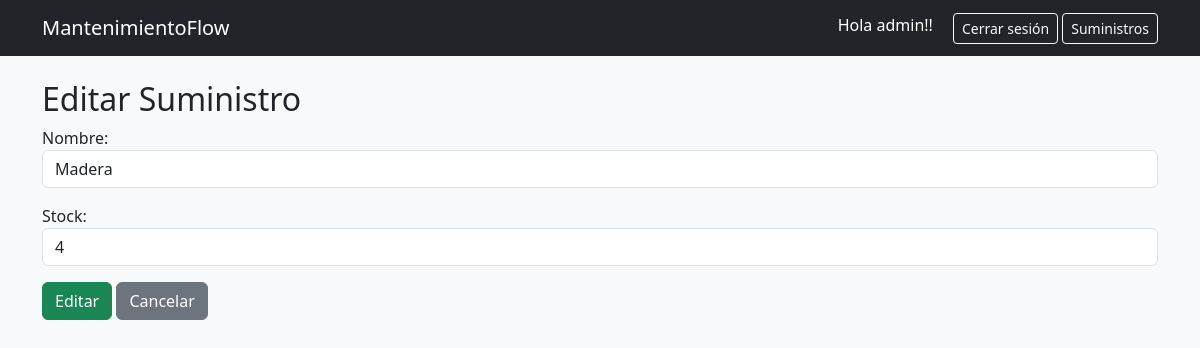
/suministros/editar/1/ (signed in), run on an earlier commit of the app's database.
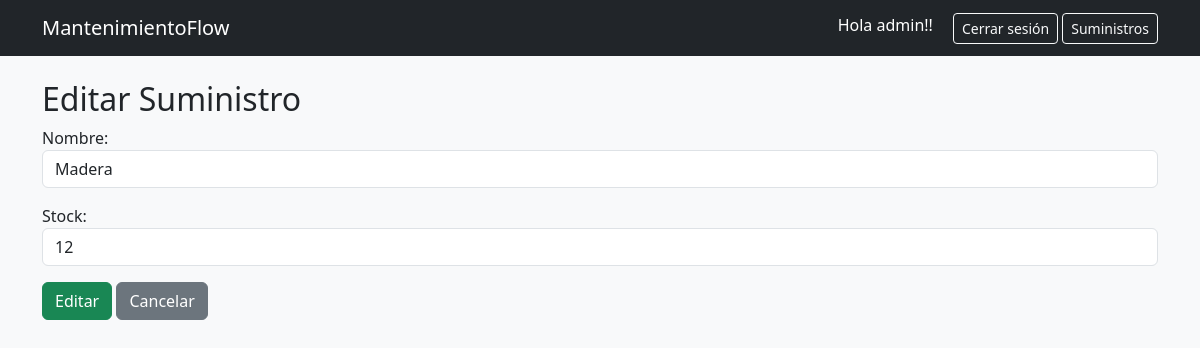
And on a later commit of the database.
### mantenimiento/models.py (models this page shows, shortened)
class Suministro(models.Model):
    nombre = models.CharField(max_length=100)
    stock = models.PositiveIntegerField(default=0)

### mantenimiento/views.py (the view)
# urls.py: path('suministros/editar/<int:id>/', views.editar_suministro, name='editar_suministro'),
@login_required
@permission_required('mantenimiento.change_suministro', raise_exception=True)
def editar_suministro(request, id):
    suministro = get_object_or_404(Suministro, id=id)
    if request.method == 'POST':
        form = SuministroForm(request.POST, instance=suministro)
        if form.is_valid():
            form.save()
            messages.success(request, "Suministro actualizado correctamente.")
            return redirect('listar_suministros')
        else:
            messages.error(request, "Error al actualizar el suministro.")
    else:
        form = SuministroForm(instance=suministro)
    return render(request, 'suministro_form.html', {'form': form, 'accion': 'Editar'})

### mantenimiento/forms.py
class SuministroForm(forms.ModelForm):
    class Meta:
        model = Suministro
        fields = ['nombre', 'stock']
        widgets = {
            'nombre': forms.TextInput(attrs={'class': 'form-control'}),
            'stock': forms.TextInput(attrs={'class': 'form-control'}),
        }

### mantenimiento/templates/suministro_form.html (shortened to what this page needs)
{% extends 'base.html' %}
{% block content %}
<h2>{{ accion }} Suministro</h2>
<form method="post">
  {{ form.as_p }}
  <button type="submit" class="btn btn-success">{{ accion }}</button>
  <a href="{% url 'listar_suministros' %}" class="btn btn-secondary">Cancelar</a>
</form>
{% endblock %}

What changed in the data, as far as the page shows it:
changed Suministro "Madera": stock "4" → "12"
